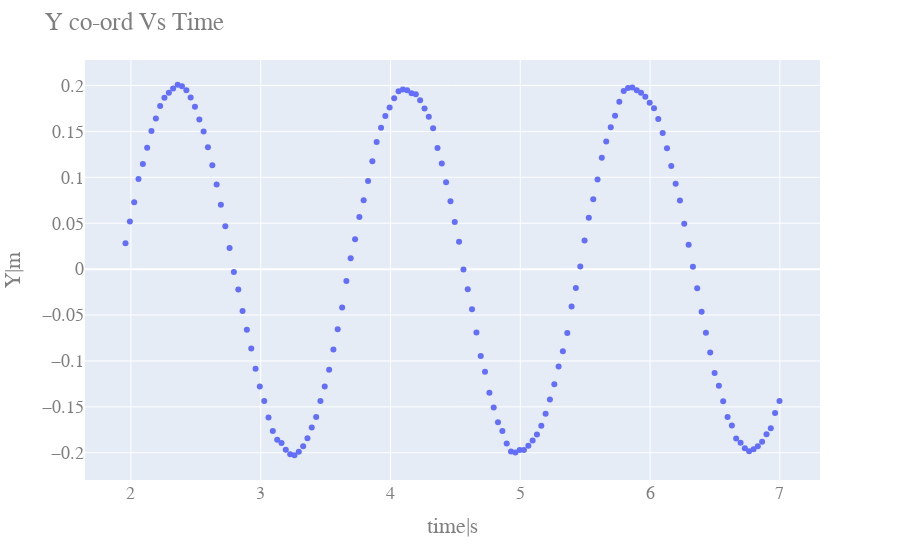

Notebook code for this chart:
### Code cell
CreateScatterGraph(Data1.Time,Data1.Y,"Y co-ord Vs Time","time|s","Y|m")

### Figure 1 — Plotly figure (JSON) as saved in the notebook; plotly's stock layout.template omitted (floating-point values rounded to 4 significant figures; data arrays with more than 128 entries replaced by an {"elided": "..."} marker saying what was removed)
{"data": [{"hovertemplate": "x=%{x}<br>y=%{y}<extra></extra>", "legendgroup": "", "marker": {"color": "#636efa", "symbol": "circle"}, "mode": "markers", "name": "", "showlegend": false, "type": "scatter", "x": {"elided": "152 float values"}, "xaxis": "x", "y": {"elided": "152 float values"}, "yaxis": "y"}], "layout": {"font": {"color": "#7f7f7f", "family": "Courier New, monospace", "size": 18}, "legend": {"tracegroupgap": 0}, "margin": {"t": 60}, "title": {"text": "Y co-ord Vs Time"}, "xaxis": {"anchor": "y", "domain": [0, 1], "title": {"text": "time|s"}}, "yaxis": {"anchor": "x", "domain": [0, 1], "title": {"text": "Y|m"}}}}
